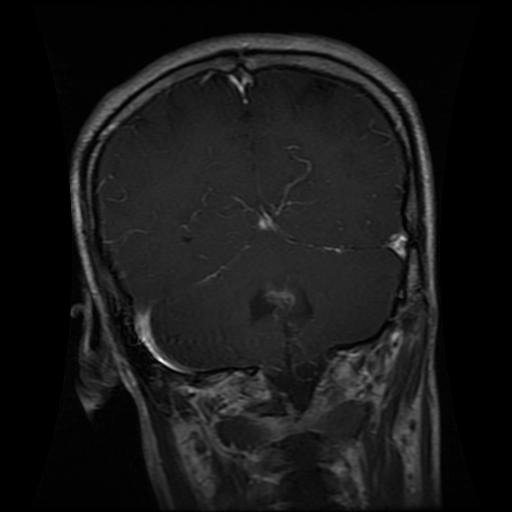
#> input picture dataset/Training/glioma/Tr-glTr_0006.jpg, 512 x 512 px; its folder holds 3 pictures in this run
$ python experiment4.py
#> lines starting #> are read from the running program, lines starting #| are printed output that depends on the picture

import os
import sys
import glob
import numpy as np
import pandas as pd
from tqdm import tqdm

# Image I/O and preprocessing
try:
    from skimage.io import imread
    from skimage.color import rgb2gray
    from skimage.transform import resize as sk_resize
except Exception as e:
    # Fallback to matplotlib if scikit-image isn't available
    import matplotlib.image as mpimg
    def imread(p):
        return mpimg.imread(p)
    def rgb2gray(img):
        if img.ndim == 3:
            return img.mean(axis=2)
        return img
    def sk_resize(img, out_shape):
        # simple, not ideal fallback (preserves range)
        from PIL import Image
        if img.ndim == 2:
            mode = 'F'
        else:
            mode = 'RGB'
        im = Image.fromarray((img*255).astype(np.uint8)) if img.max()<=1.0 else Image.fromarray(img.astype(np.uint8))
        im = im.convert('L') if mode!='RGB' else im.convert('RGB')
        im = im.resize(out_shape[::-1])  # PIL expects (W,H)
        return np.array(im)/255.0

from sklearn.preprocessing import StandardScaler
from sklearn.decomposition import PCA
from sklearn.pipeline import Pipeline
from sklearn.linear_model import LogisticRegression
from sklearn.svm import SVC
from sklearn.metrics import accuracy_score, classification_report, confusion_matrix
from sklearn.utils import resample
from sklearn.base import clone

# -----------------------------
# Config
# -----------------------------
TRAIN_DIR = "archive/Training"
TEST_DIR  = "archive/Testing"
IMG_SIZE  = (64, 64)          # H x W
N_COMPONENTS = 100            # PCA components (tune as needed)
RANDOM_STATE = 42
N_BOOTSTRAPS = 20             # number of bootstrap samples for Bayesian approx

np.random.seed(RANDOM_STATE)


def list_images_with_labels(root_dir):
    """Return (paths, labels, class_names) from directory of class subfolders."""
#> called with root_dir = 'archive/Training'
    class_names = sorted([d for d in os.listdir(root_dir) if os.path.isdir(os.path.join(root_dir, d))])
    label_map = {cls: i for i, cls in enumerate(class_names)}

    paths, labels = [], []
    for cls in class_names:
        cls_dir = os.path.join(root_dir, cls)
        for ext in ("*.png", "*.jpg", "*.jpeg", "*.bmp", "*.tif", "*.tiff"):
            for p in glob.glob(os.path.join(cls_dir, ext)):
                paths.append(p)
                labels.append(label_map[cls])
#> pass 2 of the loop in list_images_with_labels, `for cls in class_names:`:
    return np.array(paths), np.array(labels), class_names


def load_and_preprocess(paths, labels, img_size=IMG_SIZE):
    """Load images, preprocess, and keep labels consistent."""
#> called with paths = array of shape (4,), labels = array of shape (4,), img_size = (64, 64)
    X, y_new, kept_paths = [], [], []
    for p, lbl in tqdm(zip(paths, labels), total=len(paths), desc="Loading images", ncols=80):
        try:
            img = imread(p)
#> img is the input picture: shape (512, 512, 3); min 0, max 255, mean 23.7
            if img.dtype != np.float32:
                img = img.astype(np.float32)
            if img.max() > 1.0:
                img = img / 255.0
            if img.ndim == 3:
                img = rgb2gray(img)
#> img: shape (512, 512) float32
            img = sk_resize(img, img_size)
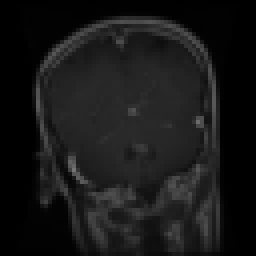
#> img: shape (64, 64) float32 (shown 4 times larger); min 0, max 0.457, mean 0.0928
            X.append(img.reshape(-1))
            y_new.append(lbl)
            kept_paths.append(p)
        except Exception as e:
            print(f"Warning: could not read {p} ({e})", file=sys.stderr)
            continue
#> pass 2 of the loop in load_and_preprocess, `for p, lbl in tqdm(zip(paths, labels), total=len(paths), desc="Loading..`:
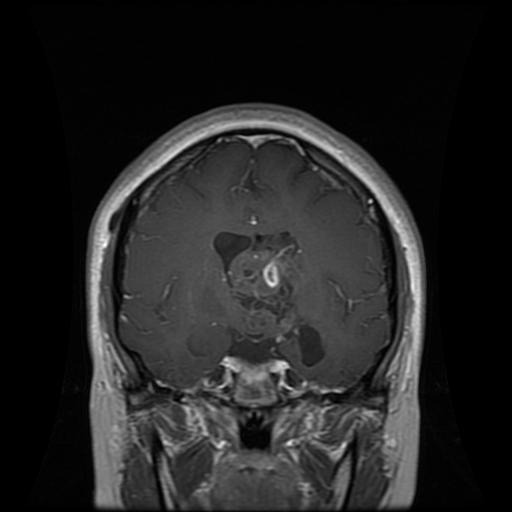
#> input picture dataset/Training/glioma/Tr-gl_0034.jpg, 512 x 512 px
#> in load_and_preprocess, img is the input picture: shape (512, 512, 3); min 0, max 255, mean 35.7
#> in load_and_preprocess, `img = sk_resize(img, img_size)`:
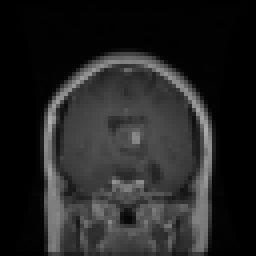
#> img: shape (64, 64) float32 (shown 4 times larger); min 0, max 0.685, mean 0.14
#> pass 3 of the loop in load_and_preprocess, `for p, lbl in tqdm(zip(paths, labels), total=len(paths), desc="Loading..`:
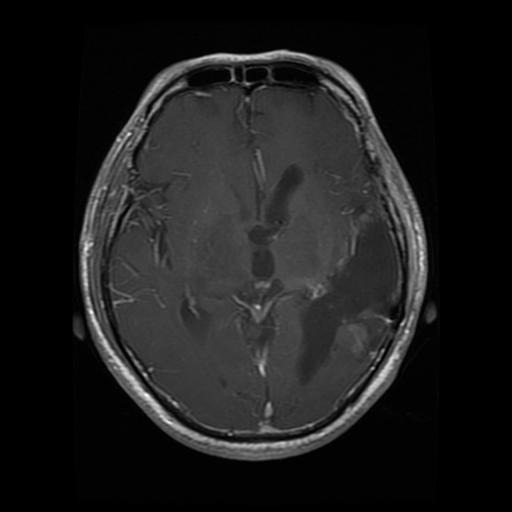
#> input picture dataset/Training/glioma/Tr-gl_0077.jpg, 512 x 512 px
#> in load_and_preprocess, img is the input picture: shape (512, 512, 3); min 0, max 255, mean 28.6
#> in load_and_preprocess, `img = sk_resize(img, img_size)`:
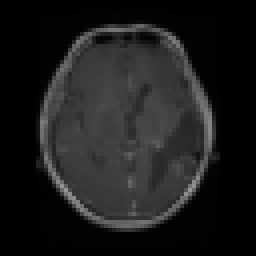
#> img: shape (64, 64) float32 (shown 4 times larger); min 0, max 0.596, mean 0.112
#> the loop made 4 passes; the first 3 are shown
    return np.array(X, dtype=np.float32), np.array(y_new), np.array(kept_paths)


# -----------------------------
# Load data
# -----------------------------
print("\n[1/6] Scanning dataset...")
train_paths, y_train, class_names = list_images_with_labels(TRAIN_DIR)
test_paths,  y_test,  _           = list_images_with_labels(TEST_DIR)
print(f"Classes: {class_names}")
print(f"Train images: {len(train_paths)} | Test images: {len(test_paths)}")

print("\n[2/6] Loading & preprocessing images...")
X_train_img, y_train, train_paths = load_and_preprocess(train_paths, y_train, IMG_SIZE)
X_test_img,  y_test,  test_paths  = load_and_preprocess(test_paths,  y_test,  IMG_SIZE)

print(f"Train: {X_train_img.shape}, Labels: {y_train.shape}")
#| Train: (4, 4096), Labels: (4,)
print(f"Test: {X_test_img.shape}, Labels: {y_test.shape}")


# -----------------------------
# Build shared feature pipeline (Scaler + PCA)
# -----------------------------
print("\n[3/6] Fitting feature pipeline (StandardScaler + PCA)...")
feature_pipe = Pipeline([
    ("scaler", StandardScaler(with_mean=True, with_std=True)),
    ("pca", PCA(n_components=min(N_COMPONENTS, X_train_img.shape[1]), random_state=RANDOM_STATE))
])

#> (the run stopped early here; a loop or call above may not have finished)
